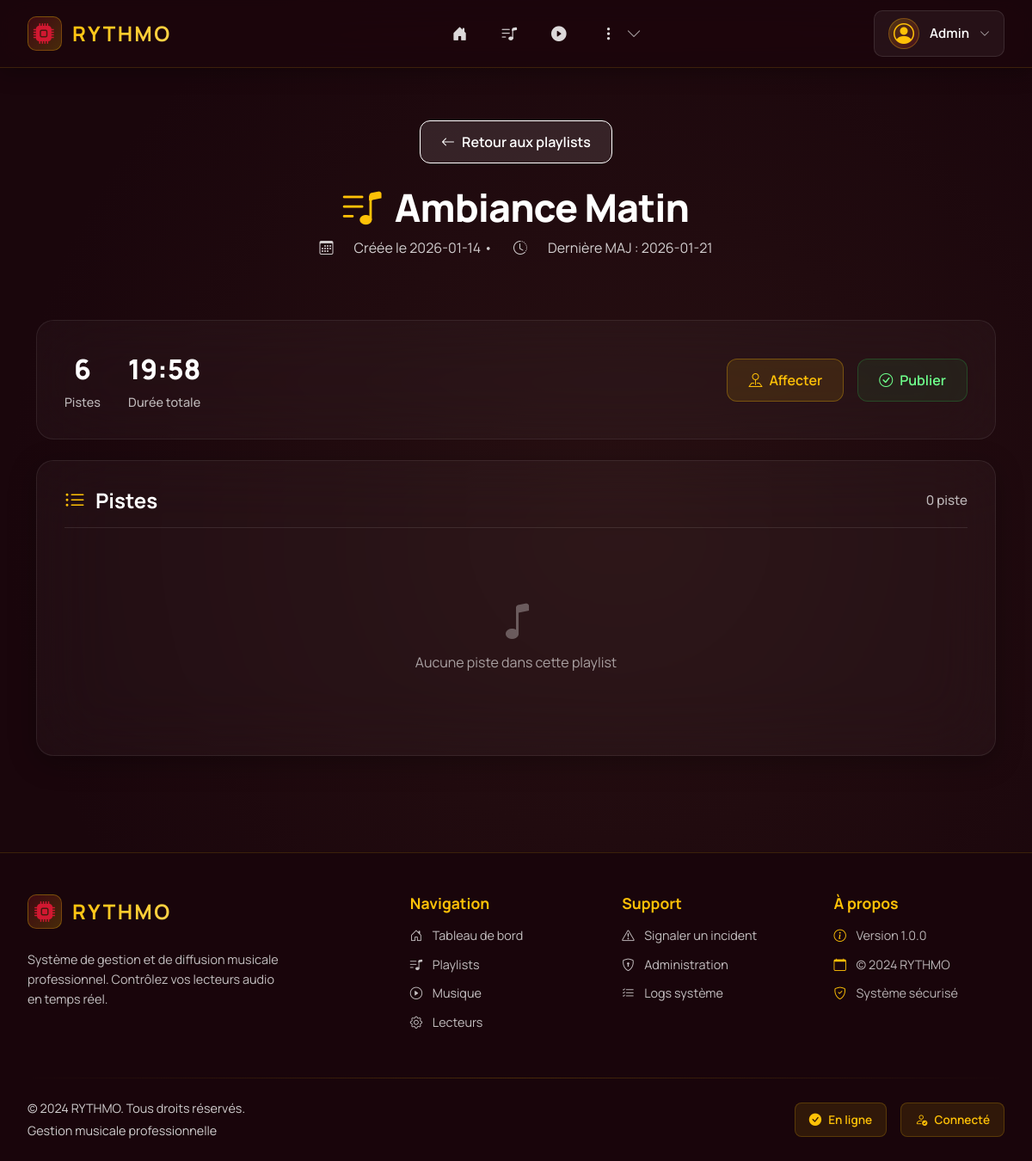
The page /playlists/1 (signed in) on the database its author committed.
### tables this page shows
CREATE TABLE Utilisateur(
   id_utilisateur INTEGER PRIMARY KEY AUTOINCREMENT,
   nom_utilisateur VARCHAR(50) UNIQUE,
   motdepasse VARCHAR(128),
   role VARCHAR(50),
   prenom VARCHAR(50),
   nom VARCHAR(50),
   age INTEGER,
   email VARCHAR(100) UNIQUE,
   login_attempts INTEGER DEFAULT 0,
   block_until DATETIME,
   last_login DATETIME
);

CREATE TABLE Playlist(
   id_playlist INTEGER PRIMARY KEY AUTOINCREMENT,
   nom_playlist VARCHAR(50) UNIQUE,
   date_creation DATETIME DEFAULT CURRENT_TIMESTAMP,
   date_fin_playlist DATE,
   date_derniere_maj DATETIME,
   publie BOOLEAN DEFAULT 1
);

### app/controllers/PlaylistController.py (the view)
@playlist_bp.route("/<int:id_playlist>", methods=["GET"])
@reqlogged
def playlist_detail(id_playlist):
    playlist = playlist_service.get_playlist(id_playlist)
    if not playlist:
        abort(404)
    pistes = get_playlist_pistes(id_playlist)
    lecteurs = lecteur_dao.find_all()
    zones = get_zones(lecteurs)
    sites = get_sites(lecteurs)
    metadata = {
        "title": f"Playlist : {playlist.nom_playlist}",
        "pagename": "playlist_detail"
    }
    return render_template(
    "playlist_detail.html",
    metadata=metadata,
    playlist=playlist,
    pistes=pistes,
    lecteurs=lecteurs,
    zones=zones,
    sites=sites
)

### app/__init__.py (called while the page is built, shortened)
@app.before_request
def check_session_timeout():
    if 'user_id' in session:
        last_active = session.get('last_active')
        now = datetime.now()
        session['last_active'] = now.isoformat()

@app.before_request
def load_user():
    user_id = session.get("user_id")
    if user_id:
        user = UserSqliteDAO().findById(user_id)
        g.current_user = user
    else:
        g.current_user = None

@app.context_processor
def inject_user():
    return dict(current_user=g.get("current_user", None))

### app/controllers/LoginController.py (called while the page is built)
def reqlogged(f):
    @wraps(f)
    def decorated_function(*args, **kwargs):
        if not session.get("logged"):
            return redirect(url_for("login"))
        return f(*args, **kwargs)
    return decorated_function

### app/controllers/PlaylistController.py (called while the page is built)
def get_zones(lecteurs):
    zones = set()
    for lecteur in lecteurs:
        if lecteur.adresse_lecteur:
            zones.add(lecteur.adresse_lecteur)
    return sorted(list(zones))

def get_sites(lecteurs):
    db_path = app.root_path + '/database.db'
    sites = {}
    try:
        conn = sqlite3.connect(db_path)
        conn.row_factory = sqlite3.Row
        for lecteur in lecteurs:
            if lecteur.id_organisation:
                cursor = conn.execute(
                    "SELECT id_organisation, nom_organisation FROM Organisation WHERE id_organisation = ?",
                    (lecteur.id_organisation,)
                )
                org = cursor.fetchone()
                if org:
                    sites[org["id_organisation"]] = org["nom_organisation"]
        conn.close()
    except:
        pass
    return sites

### app/models/LecteurDAO.py (called while the page is built)
    def find_all(self):
        try:
            conn = sqlite3.connect(self.db_path)
            conn.row_factory = sqlite3.Row
            cursor = conn.cursor()
            cursor.execute("SELECT * FROM Lecteur")
            rows = cursor.fetchall()
            conn.close()
            lecteurs = []
            for row in rows:
                lecteur = Lecteur(
                    row['id_lecteur'],
                    row['nom_lecteur'],
                    row['adresseIP'],
                    row['etat_lecteur'],
                    row['derniere_synchro'],
                    row['adresse_lecteur']
                )
                lecteurs.append(lecteur)
            return lecteurs
        except Exception as e:
            print(f"Erreur find_all : {e}")
            return []

### app/services/PlaylistService.py (called while the page is built)
    def get_playlist(self, id_playlist):
        return self.dao.find_one(id_playlist)

### app/templates/playlist_detail.html (shortened to what this page needs)
{% extends 'layout.html' %}
{% block content %}
<div class="playlist-detail-hero">
  <div class="container">
    <div class="detail-header-top">
      <a href="{{ url_for('playlist.playlists') }}" class="btn btn-back">
        <i class="bi bi-arrow-left"></i> Retour aux playlists
      </a>
    </div>
    <h1><i class="bi bi-music-note-list"></i> {{ playlist.nom_playlist }}</h1>
    <p class="detail-meta">
      <i class="bi bi-calendar3"></i> Créée le {{ playlist.date_creation }} •
      <i class="bi bi-clock-history"></i> Dernière MAJ : {{ playlist.date_derniere_maj }}
    </p>
  </div>
</div>
<div class="container mt-4 pb-5">
  <div class="playlist-stats-bar mb-4">
    <div class="stats-items">
      <div class="stat-box">
        <div class="stat-value">{{ playlist.nb_pistes }}</div>
        <div class="stat-label">Pistes</div>
      </div>
      <div class="stat-box">
        <div class="stat-value">{{ (playlist.duree_totale // 60) }}:{{ '%02d'|format(playlist.duree_totale % 60) }}</div>
        <div class="stat-label">Durée totale</div>
      </div>
    </div>
    <div class="playlist-actions">
      <button class="btn btn-assign" id="assignBtn">
        <i class="bi bi-pin-map"></i> Affecter
      </button>
      <button class="btn btn-publish" id="publishBtn">
        <i class="bi bi-check-circle"></i> Publier
      </button>
    </div>
  </div>
  <div class="playlist-tracks-card">
    <div class="card-header-section">
      <h2><i class="bi bi-list-ul"></i> Pistes</h2>
      <span class="tracks-count">{{ pistes|length }} piste{{ 's' if pistes|length > 1 else '' }}</span>
    </div>
    <div class="tracks-list">
      {% if pistes %}
        {% for piste in pistes %}
        <div class="track-item {% if piste.problemes %}track-problem{% endif %}">
          <div class="track-number">{{ loop.index }}</div>
          <div class="track-info">
            <h4 class="track-name">{{ piste.nom }}</h4>
            <p class="track-path">
              {% if piste.emplacement %}
                <i class="bi bi-folder"></i> {{ piste.emplacement }}
              {% else %}
                <span class="path-missing"><i class="bi bi-exclamation-triangle"></i> Fichier manquant</span>
              {% endif %}
            </p>
          </div>
          <div class="track-duration">
            {{ (piste.duree // 60) }}:{{ '%02d'|format(piste.duree % 60) }}
          </div>
          {% if piste.problemes %}
          <div class="track-problemes">
            {% for probleme in piste.problemes %}
            <span class="probleme-tag">
              <i class="bi bi-exclamation-circle"></i> {{ probleme }}
            </span>
            {% endfor %}
          </div>
          {% endif %}
        </div>
        {% endfor %}
      {% else %}
        <div class="tracks-empty">
          <i class="bi bi-music-note"></i>
          <p>Aucune piste dans cette playlist</p>
        </div>
      {% endif %}
    </div>
  </div>
</div>
{% endblock %}

### app/templates/includes/nav.html (shortened to what this page needs)
{% if current_user %}
<nav class="navbar-modern fixed-top navbar-expand-lg">
  <div class="navbar-container">
    <div class="navbar-brand-section">
      <a class="navbar-brand-modern" href="{{ url_for('index') }}">
        <div class="brand-icon-wrapper">
          <i class="bi bi-cpu-fill"></i>
        </div>
        <span class="brand-text">RYTHMO</span>
      </a>
      <div class="music-visualizer" id="music-bar">
      </div>
    </div>
    <div class="navbar-nav-section">
      <div class="collapse navbar-collapse-modern" id="navbarNav">
        <ul class="navbar-nav-modern">
          <li class="nav-item-modern">
            <a class="nav-link-modern nav-link-icon-only" href="{{ url_for('index') }}">
              <i class="bi bi-house-door-fill"></i>
            </a>
          </li>
          <li class="nav-item-modern">
            <a class="nav-link-modern nav-link-icon-only" href="{{ url_for('playlist.playlists') }}">
              <i class="bi bi-music-note-list"></i>
            </a>
          </li>
          <li class="nav-item-modern">
            <a class="nav-link-modern nav-link-icon-only" href="{{ url_for('musique.musique') }}">
              <i class="bi bi-play-circle-fill"></i>
            </a>
          </li>
          {% if current_user.role in ["admin", "superviseur"] or current_user.role == "admin" %}
          <li class="nav-item-modern nav-item-dropdown">
            <button class="nav-link-modern nav-link-icon-only nav-more-btn" type="button" data-bs-toggle="dropdown" aria-expanded="false">
              <i class="bi bi-three-dots-vertical"></i>
              <i class="bi bi-chevron-down nav-dropdown-arrow"></i>
            </button>
          </li>
          {% endif %}
        </ul>
      </div>
    </div>
    <div class="navbar-user-section">
      <div class="user-dropdown">
        <button class="user-menu-trigger" type="button" data-bs-toggle="dropdown" aria-expanded="false">
          <div class="user-avatar-nav">
            <i class="bi bi-person-circle"></i>
          </div>
          <span class="username-text d-none d-lg-inline">{{ current_user.username }}</span>
          <i class="bi bi-chevron-down dropdown-arrow"></i>
        </button>
      </div>
    </div>
  </div>
</nav>
{% endif %}

### app/templates/layout.html (style rules this page uses)
* { font-family: 'Manrope', -apple-system, BlinkMacSystemFont, 'Segoe UI', sans-serif !important; }
:root { --rythmo-gradient-start: #281012; --rythmo-gradient-end: #1a060c; --rythmo-gradient-mid: #3b1519; --rythmo-yellow: #ffc107; --rythmo-red: #d11831; --rythmo-text-light: #fff4c7; }
body { background: radial-gradient(ellipse at 60% 45%, var(--rythmo-gradient-start), var(--rythmo-gradient-end) 70%); min-height: 100vh; color: white; padding-top: 76px; }

### app/templates/includes/nav.html (style rules this page uses)
.navbar-modern { background: rgba(26, 6, 12, 0.85); backdrop-filter: blur(20px) saturate(180%); -webkit-backdrop-filter: blur(20px) saturate(180%); border-bottom: 1px solid rgba(255, 193, 7, 0.15); box-shadow: 0 4px 24px rgba(0, 0, 0, 0.3); padding: 0.75rem 0; z-index: 1050; transition: all 0.3s ease; }
.navbar-container { max-width: 1400px; margin: 0 auto; padding: 0 2rem; display: flex; align-items: center; justify-content: space-between; gap: 2rem; }
.navbar-brand-section { display: flex; align-items: center; gap: 1rem; flex-shrink: 0; }
.navbar-brand-modern { display: flex; align-items: center; gap: 0.75rem; text-decoration: none; color: #ffc107 !important; font-weight: 700; font-size: 1.5rem; letter-spacing: 0.1em; transition: all 0.3s ease; position: relative; }
.brand-icon-wrapper { width: 40px; height: 40px; display: flex; align-items: center; justify-content: center; background: linear-gradient(135deg, rgba(209, 24, 49, 0.2), rgba(255, 193, 7, 0.2)); border-radius: 10px; border: 1px solid rgba(255, 193, 7, 0.3); transition: all 0.3s ease; }
.brand-icon-wrapper i { font-size: 1.5rem; color: #d11831; transition: all 0.3s ease; }
.brand-text { background: linear-gradient(135deg, #ffc107, #ffd54f); -webkit-background-clip: text; -webkit-text-fill-color: transparent; background-clip: text; }
.music-visualizer { display: flex; align-items: flex-end; gap: 3px; height: 28px; margin-left: 0.5rem; }
.navbar-nav-section { flex: 1; display: flex; justify-content: center; }
.navbar-collapse-modern { display: flex !important; }
.navbar-nav-modern { display: flex; align-items: center; gap: 0.5rem; list-style: none; margin: 0; padding: 0; }
.nav-item-modern { position: relative; }
.nav-link-modern { display: flex; align-items: center; gap: 0.5rem; padding: 0.6rem 1.2rem; color: rgba(255, 255, 255, 0.85) !important; text-decoration: none; border-radius: 8px; transition: all 0.3s ease; font-weight: 500; font-size: 0.95rem; position: relative; overflow: hidden; }
.nav-link-modern::before { content: ''; position: absolute; top: 0; left: -100%; width: 100%; height: 100%; background: linear-gradient(90deg, transparent, rgba(255, 193, 7, 0.1), transparent); transition: left 0.5s ease; }
.nav-link-modern i { font-size: 1.1rem; transition: all 0.3s ease; }
.nav-link-icon-only { padding: 0.6rem 1rem !important; position: relative; }
.nav-item-dropdown { position: relative; }
.nav-more-btn { cursor: pointer; border: none; background: transparent; }
.nav-dropdown-arrow { font-size: 0.7rem; transition: transform 0.3s ease; opacity: 0.7; margin-left: 0.25rem; }
.navbar-user-section { display: flex; align-items: center; gap: 1rem; flex-shrink: 0; }
.user-dropdown { position: relative; }
.user-menu-trigger { display: flex; align-items: center; gap: 0.75rem; background: rgba(255, 255, 255, 0.05); border: 1px solid rgba(255, 255, 255, 0.1); border-radius: 10px; padding: 0.5rem 1rem; color: white; cursor: pointer; transition: all 0.3s ease; }
.user-avatar-nav { width: 36px; height: 36px; display: flex; align-items: center; justify-content: center; background: linear-gradient(135deg, rgba(255, 193, 7, 0.2), rgba(209, 24, 49, 0.2)); border-radius: 50%; border: 1px solid rgba(255, 193, 7, 0.3); }
.user-avatar-nav i { font-size: 1.5rem; color: #ffc107; }
.username-text { font-weight: 600; font-size: 0.95rem; }
.dropdown-arrow { font-size: 0.75rem; transition: transform 0.3s ease; opacity: 0.7; }
.navbar-modern { animation: slideDown 0.4s ease-out; }

### rows shown on the page
Utilisateur: username "Admin"
Playlist: nom_playlist "Ambiance Matin", date_creation "2026-01-14", date_derniere_maj "2026-01-21"

### other values the page prints
{{ playlist.nb_pistes }} "6"
{{ (playlist.duree_totale // 60) }} "19"
{{ '%02d'|format(playlist.duree_totale % 60) }} "58"
{{ pistes|length }} "0"
